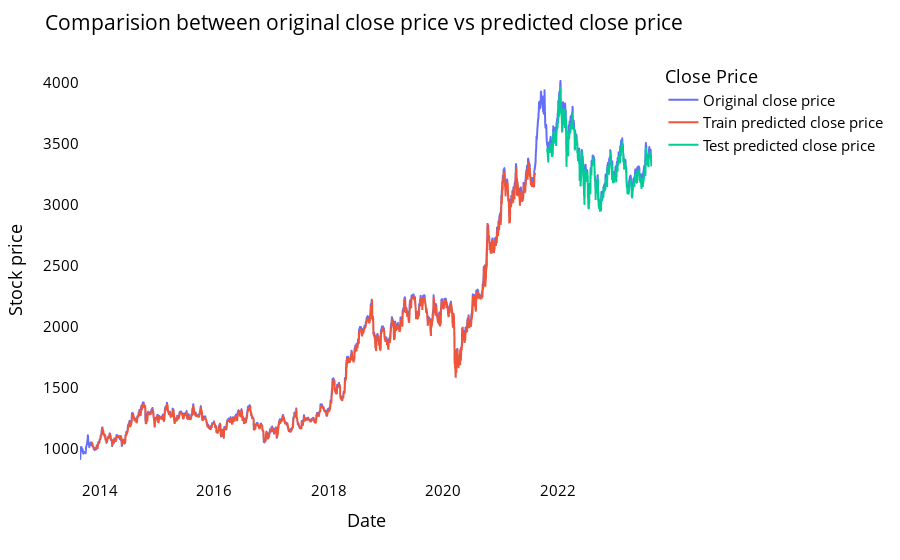

The notebook cell this image was saved under:
### Code cell
del stock_df_OHLC['date']

look_back=time_step

train_predict_look_ahead = np.empty_like(stock_df_OHLC)

train_predict_look_ahead[:, :] = np.nan

train_predict_look_ahead[look_back:len(train_predict)+look_back, :] = train_predict

print("Train predicted data: ", train_predict_look_ahead.shape)
# shift test predictions for plotting
test_predict_look_ahead = np.empty_like(stock_df_OHLC)

test_predict_look_ahead[:, :] = np.nan

test_predict_look_ahead[len(train_predict)+(look_back*2)+1:len(stock_df_OHLC)-1, :] = test_predict

print("Test predicted data: ", test_predict_look_ahead.shape)

names = cycle(['Original close price','Train predicted close price','Test predicted close price'])


plotdf = pd.DataFrame({'date': stock_df_OHLC_Orignal['date'],
                       'original_close': stock_df_OHLC_Orignal['close'],
                      'train_predicted_close': train_predict_look_ahead.reshape(1,-1)[0].tolist(),
                      'test_predicted_close': test_predict_look_ahead.reshape(1,-1)[0].tolist()})

fig = px.line(plotdf,x=plotdf['date'], y=[plotdf['original_close'],plotdf['train_predicted_close'],
                                          plotdf['test_predicted_close']],
              labels={'value':'Stock price','date': 'Date'})

fig.update_layout(title_text='Comparision between original close price vs predicted close price',
                  plot_bgcolor='white', font_size=15, font_color='black', legend_title_text='Close Price')

fig.for_each_trace(lambda t:  t.update(name = next(names)))

fig.update_xaxes(showgrid=False)
fig.update_yaxes(showgrid=False)
fig.show()

### Figure 1 — Plotly figure (JSON) as saved in the notebook; plotly's stock layout.template omitted (floating-point values rounded to 4 significant figures; data arrays with more than 128 entries replaced by an {"elided": "..."} marker saying what was removed)
{"data": [{"hovertemplate": "variable=original_close<br>Date=%{x}<br>Stock price=%{y}<extra></extra>", "legendgroup": "original_close", "line": {"color": "#636efa", "dash": "solid"}, "marker": {"symbol": "circle"}, "mode": "lines", "name": "Original close price", "showlegend": true, "type": "scattergl", "x": {"elided": "2446 str values"}, "xaxis": "x", "y": {"elided": "2446 float values"}, "yaxis": "y"}, {"hovertemplate": "variable=train_predicted_close<br>Date=%{x}<br>Stock price=%{y}<extra></extra>", "legendgroup": "train_predicted_close", "line": {"color": "#EF553B", "dash": "solid"}, "marker": {"symbol": "circle"}, "mode": "lines", "name": "Train predicted close price", "showlegend": true, "type": "scattergl", "x": {"elided": "2446 str values"}, "xaxis": "x", "y": {"elided": "2446 float values"}, "yaxis": "y"}, {"hovertemplate": "variable=test_predicted_close<br>Date=%{x}<br>Stock price=%{y}<extra></extra>", "legendgroup": "test_predicted_close", "line": {"color": "#00cc96", "dash": "solid"}, "marker": {"symbol": "circle"}, "mode": "lines", "name": "Test predicted close price", "showlegend": true, "type": "scattergl", "x": {"elided": "2446 str values"}, "xaxis": "x", "y": {"elided": "2446 float values"}, "yaxis": "y"}], "layout": {"font": {"color": "black", "size": 15}, "legend": {"title": {"text": "Close Price"}, "tracegroupgap": 0}, "margin": {"t": 60}, "plot_bgcolor": "white", "title": {"text": "Comparision between original close price vs predicted close price"}, "xaxis": {"anchor": "y", "domain": [0, 1], "showgrid": false, "title": {"text": "Date"}}, "yaxis": {"anchor": "x", "domain": [0, 1], "showgrid": false, "title": {"text": "Stock price"}}}}
